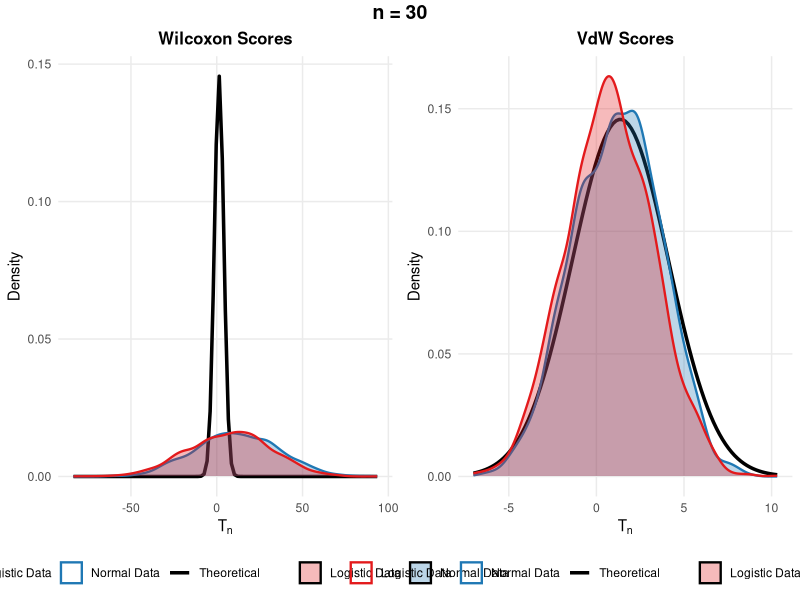
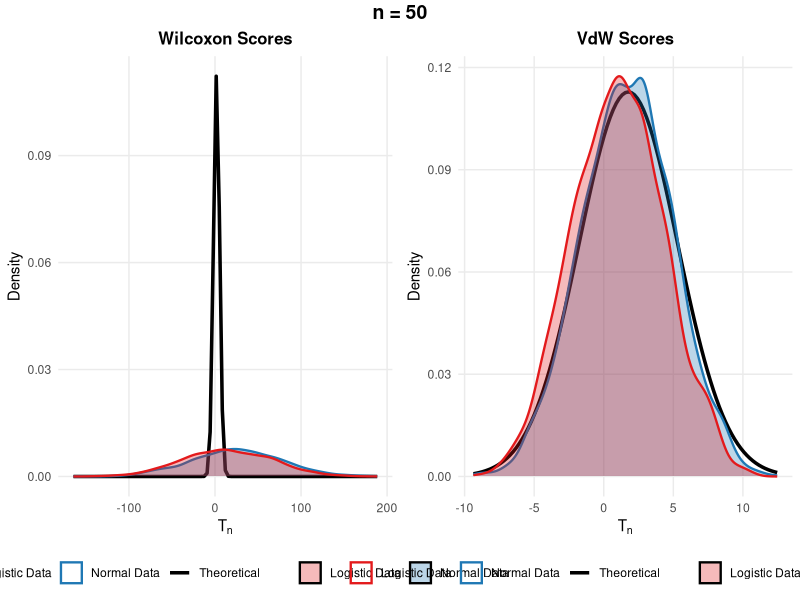
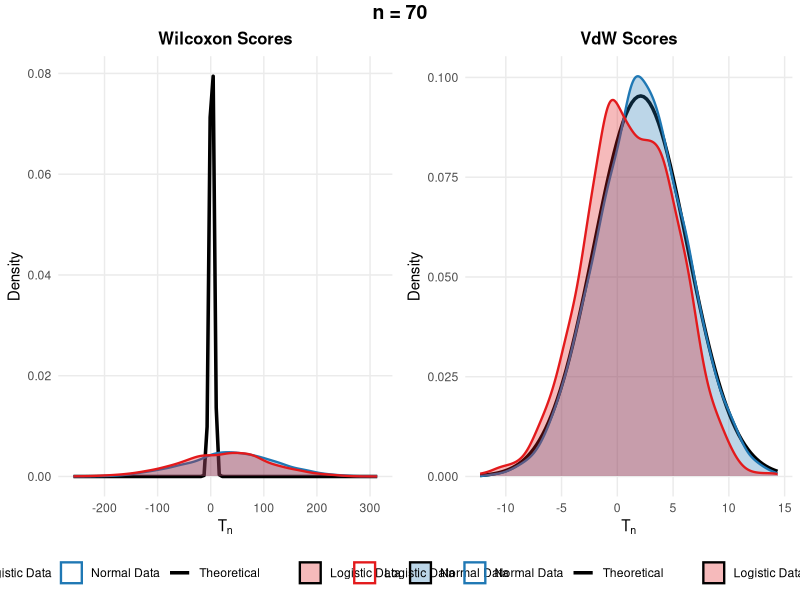
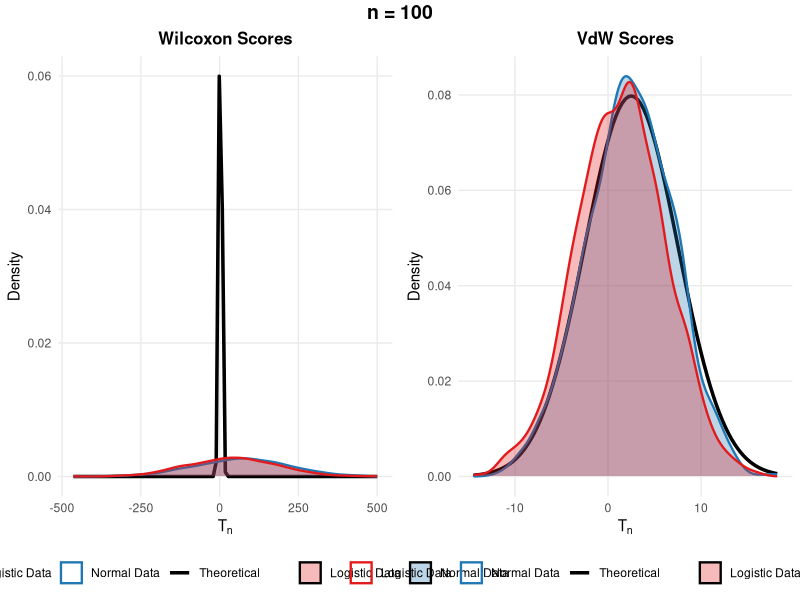
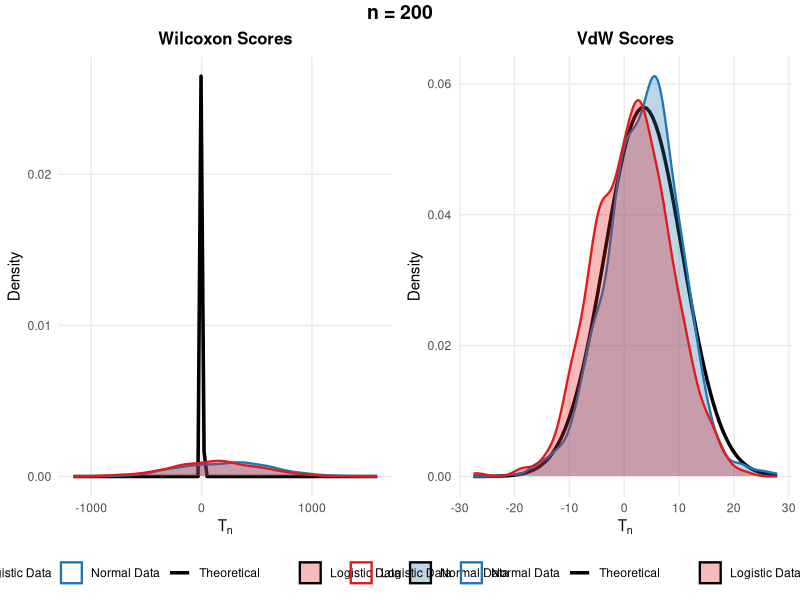
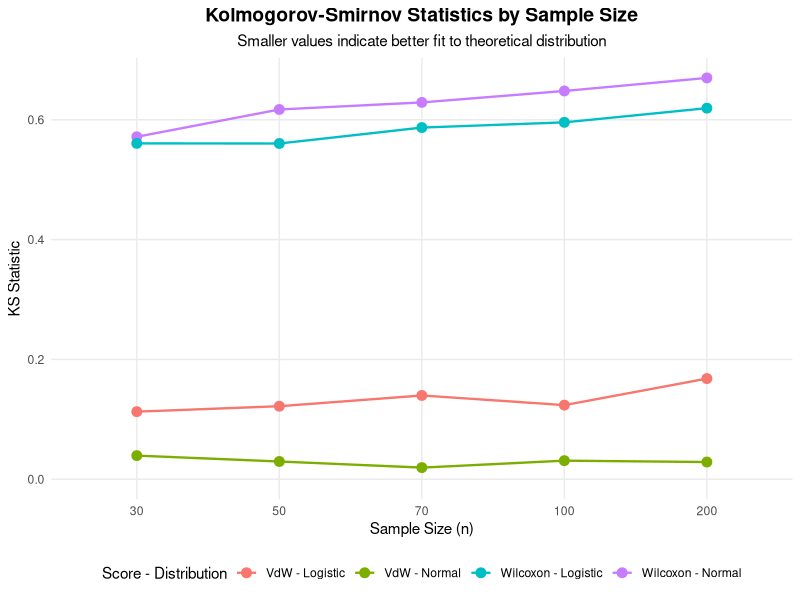

Write the R code that produced these figures, in order.
# =============================================================================
# APPLICATION OF LE CAM'S LEMMA: FINITE-SAMPLE PERFORMANCE
# =============================================================================
# This script simulates linear rank statistics under local alternatives
# and compares empirical distributions with theoretical normal approximations.
# =============================================================================

# Load required libraries
library(ggplot2)
library(dplyr)
library(tidyr)
library(gridExtra)
library(knitr)

# Set seed for reproducibility
# set.seed(123)

# =============================================================================
# 1. HELPER FUNCTIONS
# =============================================================================

# Compute Wilcoxon scores
wilcoxon_scores <- function(n) {
  return(1:n)
}

# Compute Van der Waerden scores
vdw_scores <- function(n) {
  return(qnorm((1:n) / (n + 1)))
}

# Compute linear rank statistic T_n
compute_Tn <- function(x, y, score_func) {
  n1 <- length(x)
  n2 <- length(y)
  n <- n1 + n2
  
  pooled <- c(x, y)
  ranks <- rank(pooled)
  c_i <- c(rep(0, n1), rep(1, n2))
  c_bar <- mean(c_i)
  a_ranks <- score_func(n)[ranks]
  T_n <- sum((c_i - c_bar) * a_ranks)
  
  return(T_n)
}

# Generate data under alternative (theta_n = 1/sqrt(n))
generate_alternative_data <- function(n1, n2, dist_type) {
  n <- n1 + n2
  theta_n <- 1 / sqrt(n)
  
  if (dist_type == "normal") {
    x <- rnorm(n1, mean = 0, sd = 1)
    y <- rnorm(n2, mean = theta_n, sd = 1)
  } else if (dist_type == "logistic") {
    x <- rlogis(n1, location = 0, scale = 1)
    y <- rlogis(n2, location = theta_n, scale = 1)
  }
  
  return(list(x = x, y = y))
}

# Compute theoretical parameters under alternative
theoretical_params <- function(n1, n2, dist_type, score_type) {
  n <- n1 + n2
  
  if (dist_type == "normal") {
    sigma2_psi <- 1
    if (score_type == "wilcoxon") {
      g0 <- 1 / (2 * sqrt(pi))
    } else if (score_type == "vdw") {
      g0 <- 1
    }
  } else if (dist_type == "logistic") {
    sigma2_psi <- 1/3
    if (score_type == "wilcoxon") {
      g0 <- 1/6
    } else if (score_type == "vdw") {
      g0 <- 1/sqrt(pi)
    }
  }
  
  mean_T <- (n1 * n2 / n) * g0 / sqrt(n)
  var_T <- (n1 * n2 / n) * sigma2_psi
  sd_T <- sqrt(var_T)
  
  return(list(mean = mean_T, sd = sd_T))
}

# Compute Kolmogorov-Smirnov statistic
compute_ks <- function(empirical_values, theoretical_mean, theoretical_sd) {
  # Empirical CDF
  emp_cdf <- ecdf(empirical_values)
  
  # Theoretical CDF (normal)
  theo_cdf <- function(x) pnorm(x, mean = theoretical_mean, sd = theoretical_sd)
  
  # Evaluate at grid points
  x_grid <- seq(min(empirical_values), max(empirical_values), length.out = 1000)
  max_diff <- max(abs(emp_cdf(x_grid) - theo_cdf(x_grid)))
  
  return(as.numeric(max_diff))
}

# =============================================================================
# 2. MAIN SIMULATION FUNCTION
# =============================================================================

run_simulation <- function(n, n_sim = 2000) {
  n1 <- n2 <- n/2
  
  cat("\nRunning simulation for n =", n, "\n")
  
  # Results storage
  all_results <- data.frame()
  summary_stats <- data.frame()
  
  # Score function definitions
  score_functions <- list(
    "Wilcoxon" = wilcoxon_scores,
    "VdW" = vdw_scores
  )
  
  score_types <- list(
    "Wilcoxon" = "wilcoxon",
    "VdW" = "vdw"
  )
  
  # Loop over score types
  for (score_name in names(score_functions)) {
    score_func <- score_functions[[score_name]]
    score_type <- score_types[[score_name]]
    
    # Loop over data distributions
    for (dist_type in c("Normal", "Logistic")) {
      dist_type_lower <- tolower(dist_type)
      
      # Storage for T_n values
      Tn_values <- numeric(n_sim)
      
      # Generate data and compute T_n
      for (i in 1:n_sim) {
        data <- generate_alternative_data(n1, n2, dist_type_lower)
        Tn_values[i] <- compute_Tn(data$x, data$y, score_func)
      }
      
      # Compute theoretical parameters
      theo_params <- theoretical_params(n1, n2, dist_type_lower, score_type)
      
      # Compute KS statistic
      ks_stat <- compute_ks(Tn_values, theo_params$mean, theo_params$sd)
      
      # Compute simulated mean and sd
      sim_mean <- mean(Tn_values)
      sim_sd <- sd(Tn_values)
      
      # Store summary statistics
      temp_summary <- data.frame(
        n = as.numeric(n),
        Score = as.character(score_name),
        Distribution = as.character(dist_type),
        Theo_Mean = round(theo_params$mean, 4),
        Theo_SD = round(theo_params$sd, 4),
        Sim_Mean = round(sim_mean, 4),
        Sim_SD = round(sim_sd, 4),
        KS_Statistic = round(ks_stat, 4)
      )
      summary_stats <- rbind(summary_stats, temp_summary)
      
      # Store results for plotting
      temp_results <- data.frame(
        Tn = Tn_values,
        n = rep(as.numeric(n), n_sim),
        score = rep(as.character(score_name), n_sim),
        distribution = rep(as.character(dist_type), n_sim),
        theo_mean = rep(as.numeric(theo_params$mean), n_sim),
        theo_sd = rep(as.numeric(theo_params$sd), n_sim)
      )
      all_results <- rbind(all_results, temp_results)
    }
  }
  
  # =========================================================================
  # 3. CREATE DENSITY PLOTS FOR THIS SAMPLE SIZE
  # =========================================================================
  
  plot_list <- list()
  
  for (score_name in c("Wilcoxon", "VdW")) {
    
    # Subset data for this score
    score_data <- subset(all_results, score == score_name)
    
    # Get theoretical parameters
    theo_mean <- unique(score_data$theo_mean)[1]
    theo_sd <- unique(score_data$theo_sd)[1]
    
    # Subset data by distribution
    normal_data <- subset(score_data, distribution == "Normal")
    logistic_data <- subset(score_data, distribution == "Logistic")
    
    # Create the plot
    p <- ggplot(score_data, aes(x = Tn)) +
      # Theoretical normal density
      stat_function(
        fun = function(x) dnorm(x, mean = theo_mean, sd = theo_sd),
        aes(color = "Theoretical"),
        linewidth = 1.2,
        linetype = "solid"
      ) +
      # Empirical density for Normal data
      geom_density(
        data = normal_data,
        aes(color = "Normal Data", fill = "Normal Data"),
        alpha = 0.3,
        linewidth = 0.8
      ) +
      # Empirical density for Logistic data
      geom_density(
        data = logistic_data,
        aes(color = "Logistic Data", fill = "Logistic Data"),
        alpha = 0.3,
        linewidth = 0.8
      ) +
      theme_bw() +
      # Labels and theme
      labs(
        title = paste(score_name, "Scores"),
        x = expression(T[n]),
        y = "Density",
        color = "",
        fill = ""
      ) +
      theme_minimal() +
      theme(
        plot.title = element_text(hjust = 0.5, face = "bold", size = 12),
        legend.position = "bottom",
        legend.box = "horizontal",
        panel.grid.minor = element_blank()
      ) +
      scale_color_manual(
        values = c("Theoretical" = "black", 
                   "Normal Data" = "#1f78b4", 
                   "Logistic Data" = "#e31a1c")
      ) +
      scale_fill_manual(
        values = c("Normal Data" = "#1f78b4", 
                   "Logistic Data" = "#e31a1c")
      )
    
    plot_list[[score_name]] <- p
  }
  
  # Combine plots for this sample size
  combined_plot <- grid.arrange(
    plot_list[["Wilcoxon"]], 
    plot_list[["VdW"]],
    ncol = 2,
    top = grid::textGrob(
      paste("n =", n),
      gp = grid::gpar(fontsize = 14, fontface = "bold")
    )
  )
  
  return(list(
    combined_plot = combined_plot,
    results = all_results,
    summary_stats = summary_stats
  ))
}

# =============================================================================
# 4. RUN SIMULATIONS FOR ALL SAMPLE SIZES
# =============================================================================

sample_sizes <- c(30, 50, 70, 100, 200)

# Store all results
all_sim_results <- list()
all_summary_stats <- data.frame()

for (n in sample_sizes) {
  # Adjust simulation iterations based on sample size
  n_sim <- ifelse(n <= 50, 3000, ifelse(n <= 100, 2000, 1000))
  
  result <- run_simulation(n, n_sim = n_sim)
  
  all_sim_results[[as.character(n)]] <- result
  all_summary_stats <- rbind(all_summary_stats, result$summary_stats)
  
  # Display the plot
  print(result$combined_plot)
}

# =============================================================================
# 5. DISPLAY SUMMARY TABLE
# =============================================================================

cat("\n\n", paste(rep("=", 100), collapse = ""), "\n")
cat("SUMMARY TABLE: THEORETICAL vs SIMULATED MEAN AND SD\n")
cat(paste(rep("=", 100), collapse = ""), "\n\n")

# Print the table using kable for better formatting
print(kable(all_summary_stats, 
            caption = "Comparison of Theoretical and Simulated Statistics",
            format = "markdown",
            align = c("c", "c", "c", "c", "c", "c", "c", "c")))

# =============================================================================
# 6. CREATE A SUMMARY TABLE PLOT
# =============================================================================

# Prepare data for plotting KS statistics
ks_plot_data <- all_summary_stats %>%
  mutate(Score_Dist = paste(Score, Distribution, sep = " - "))

ks_plot <- ggplot(ks_plot_data, aes(x = as.factor(n), y = KS_Statistic, 
                                    color = Score_Dist, group = Score_Dist)) +
  geom_point(size = 3) +
  geom_line(linewidth = 0.8) +
  labs(
    title = "Kolmogorov-Smirnov Statistics by Sample Size",
    subtitle = "Smaller values indicate better fit to theoretical distribution",
    x = "Sample Size (n)",
    y = "KS Statistic",
    color = "Score - Distribution"
  ) +
  theme_minimal() +
  theme(
    plot.title = element_text(hjust = 0.5, face = "bold", size = 14),
    plot.subtitle = element_text(hjust = 0.5, size = 11),
    legend.position = "bottom",
    legend.box = "vertical",
    panel.grid.minor = element_blank()
  ) +
  scale_y_continuous(limits = c(0, NA))

print(ks_plot)

# =============================================================================
# 7. PRINT THE TABLE AS A SIMPLE TEXT TABLE
# =============================================================================

cat("\n\n", paste(rep("=", 100), collapse = ""), "\n")
cat("DETAILED SUMMARY TABLE\n")
cat(paste(rep("=", 100), collapse = ""), "\n\n")

# Print as a simple text table
print(all_summary_stats, row.names = FALSE)

# =============================================================================
# 8. SAVE THE TABLE TO CSV (OPTIONAL)
# =============================================================================

# Uncomment to save the table
# write.csv(all_summary_stats, "summary_statistics.csv", row.names = FALSE)

cat("\n\n", paste(rep("=", 100), collapse = ""), "\n")
cat("SIMULATION COMPLETED SUCCESSFULLY!\n")
cat(paste(rep("=", 100), collapse = ""), "\n")
